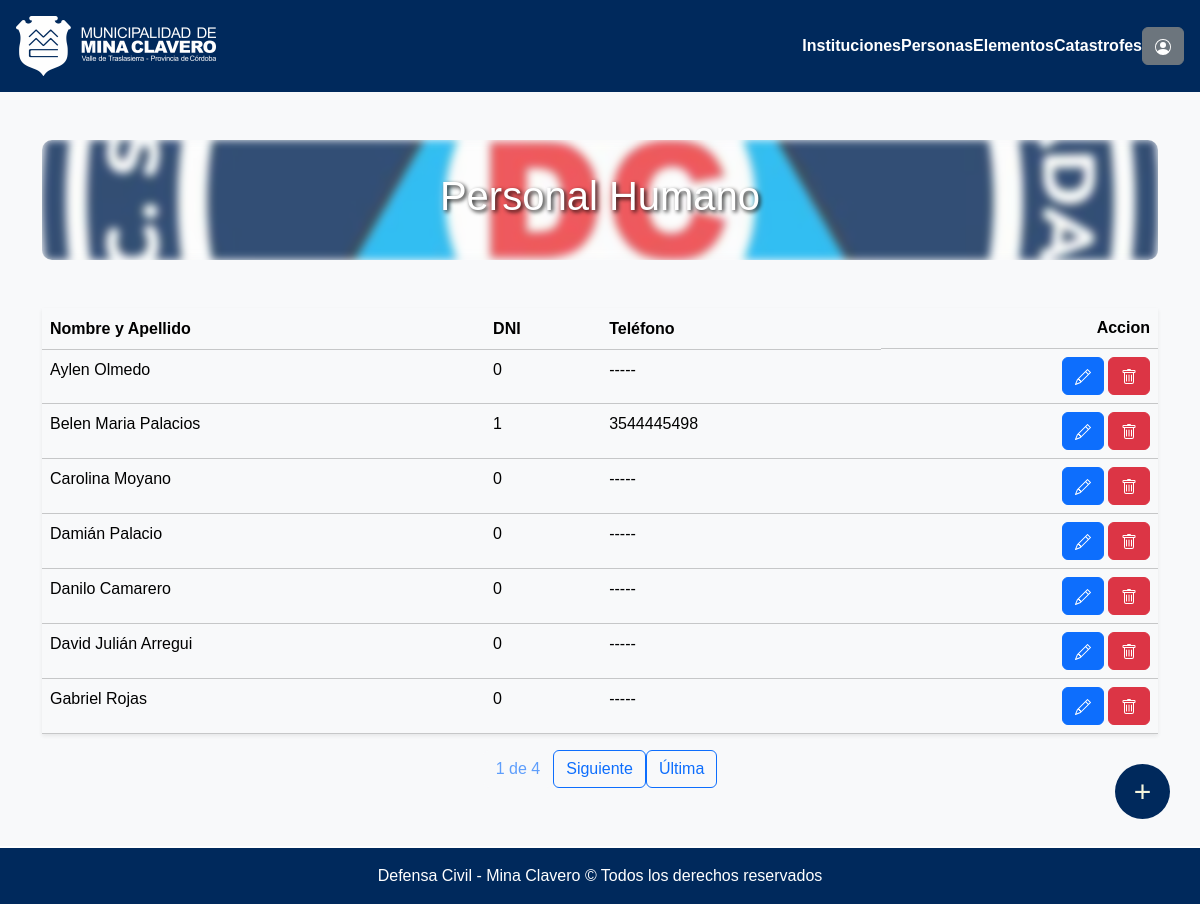
Before: /personas/ (signed in) with the older database file.
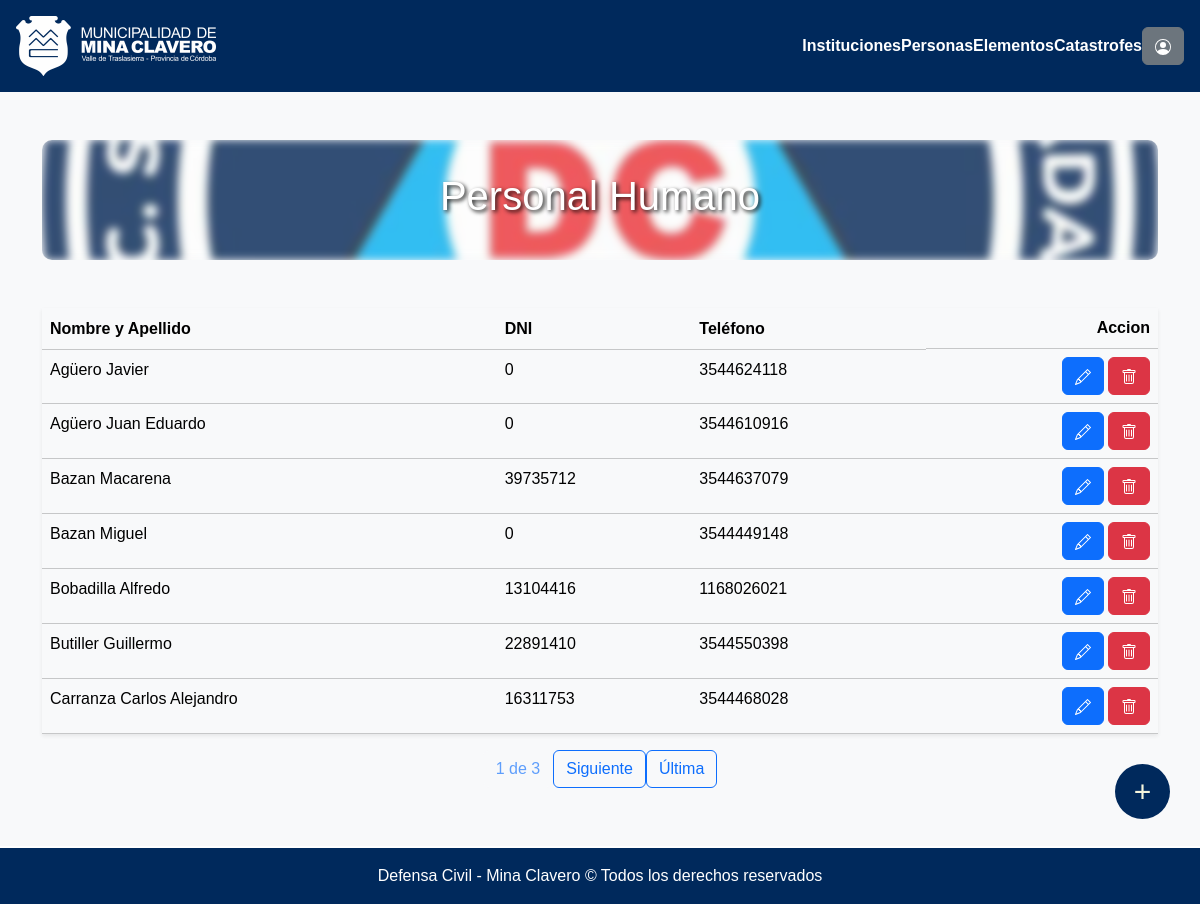
After: the same page with the newer database file.
### seguridadVial/models.py (models this page shows, shortened)
class Persona(models.Model):
    nombre_apellido = models.CharField(max_length=120)
    dni = models.IntegerField(default=0)
    telefono = models.CharField(max_length=30, default="",null=True, blank=True)
    id_institucion = models.ManyToManyField('Institucion', through="InstitucionCargoPersona")

### seguridadVial/views.py (the view)
# urls.py: path("personas/", login_required(permission_required('seguridadVial.view_persona')(views.listaPersona.as_view())), name="listaPersonas"),
class listaPersona(ListView):
    model = Persona
    template_name = os.path.join("defensaCivil", "listas", "listaPersonas.html")
    context_object_name = 'personas'
    paginate_by = 7
    def get_queryset(self):
        return Persona.objects.all().order_by('nombre_apellido')

### municipalidad/templates/defensaCivil/listas/listaPersonas.html (shortened to what this page needs)
{% extends "defensaCivil/base.html" %}
{% load static %}
{% block contenido %}
<div class="container mt-5">
  <div class="cont mb-5">
    <h1 class="titulo">Personal Humano</h1>
  </div>
    <table class="table table-light shadow-sm  mt-2">
        <thead class="bg-light">
          <tr>
            <th scope="col">Nombre y Apellido</th>
            <th scope="col" class="d-none d-md-table-cell">DNI</th>
            <th scope="col" class="d-none d-md-table-cell">Teléfono</th>
            <th scope="col" class="d-flex justify-content-end">Accion</th>
          </tr>
        </thead>
        <tbody>
          {% for persona in personas %}
            {% if persona.nombre != "seleccionar persona" %}
              <tr>
                <td style="cursor: pointer;" onclick="window.location.href='{% url 'modificarPersona' persona.id %}'">{{ persona.nombre_apellido | title}}</td>
                <td style="cursor: pointer;" class="d-none d-md-table-cell" onclick="window.location.href='{% url 'modificarPersona' persona.id %}'">{{ persona.dni | default_if_none:"-----" }}</td>
                <td style="cursor: pointer;" class="d-none d-md-table-cell" onclick="window.location.href='{% url 'modificarPersona' persona.id %}'">{{ persona.telefono | default_if_none:"-----" }}</td>
                <td>
                  <div class="d-flex justify-content-end align-items-center">
                    <a class="btn btn-primary" href="{% url 'modificarPersona' persona.id %}">
                    </a>
                    <a class="btn btn-danger ms-1" href="{% url 'borrarPersona' persona.id %}">
                    </a>
                  </div>
                </td>
              </tr>
            {% endif %}
          {% endfor %}
        </tbody>
    </table>
    <div class="pagination justify-content-center">
        <span class="current-page btn btn-outline-light disabled text-primary mb-3">
            {{ page_obj.number }} de {{ page_obj.paginator.num_pages }}
        </span>
        {% if page_obj.has_next %}
            <a class="btn btn-outline-primary mb-3" href="?page={{ page_obj.next_page_number }}">
                Siguiente
            </a>
            <a class="btn btn-outline-primary mb-3" href="?page={{ page_obj.paginator.num_pages }}">
                Última
            </a>
        {% endif %}
    </div>
    <a href={% url "nuevaPersona" %} class="customButton">+</a>
</div>
{% endblock %}

### municipalidad/templates/defensaCivil/base.html (shortened to what this page needs)
{% load static %}
<!DOCTYPE html>
<html lang="es">
<head>
    {% load bootstrap5 %}
    {% bootstrap_css %}
    <link rel="stylesheet" href="{% static 'estilos.css' %}">
</head>
<body>
    <header class="container-fluid d-none p-3 d-lg-flex justify-content-between">
        <div class="img">
            <a href="{% url 'paginaPrincipal'%}"><img src={% static "imagenes/logo.png" %} alt=""  srcset=""></a>
        </div>
        <div class="d-flex justify-content-end align-items-center">
            <a href="{% url "listaInstituciones" %}" class="nav-link text-white">Instituciones</a>
            <a href="{% url "listaPersonas" %}" class="nav-link text-white">Personas</a>
            <a href="{% url "listaElementos" %}" class="nav-link text-white">Elementos</a>
            <a href="{% url "Lista-Desastre" %}" class="nav-link text-white">Catastrofes</a>
            {% if user.is_authenticated %}
                <div class="dropdown">
                    <button class="btn btn-secondary" type="button" data-bs-toggle="dropdown" aria-expanded="false">
                    </button>
                </div>
            {% endif %}
        </div>
    </header>
    {% block contenido %}
    {% endblock %}
    <footer class="text-center fixed-bottom p-3">
        Defensa Civil - Mina Clavero  &copy; Todos los derechos reservados
    </footer>
</body>
</html>

### municipalidad/static/estilos.css (style rules this page uses)
.cont { position: relative; height: 120px; border-radius: 10px; overflow: hidden; color: white; display: flex; align-items: center; justify-content: center; margin-top: 5px; }
.cont::before { content: ""; position: absolute; top: 0; left: 0; width: 100%; height: 100%; background-image: url("../../../static/imagenes/defensacivil.jpg"); background-size: cover; background-position: center; filter: blur(4px); z-index: -1; opacity: 0.8; }
.titulo { text-shadow: 2px 2px 4px rgba(0, 0, 0, 0.877); }
.customButton { display: flex; position: fixed; width: 55px; height: 55px; bottom: 60px; right: 30px; border-radius: 50px; text-align: center; font-size: 30px; z-index: 100; align-items: center; justify-content: center; text-align: center; background-color: #C1121F; color:beige; text-decoration: none; transition: 0.3s; }

### municipalidad/templates/defensaCivil/listas/listaPersonas.html (style rules this page uses)
.cont { position: relative; height: 120px; border-radius: 10px; overflow: hidden; color: white; display: flex; align-items: center; justify-content: center; }
.cont::before { content: ""; position: absolute; top: 0; left: 0; width: 100%; height: 100%; background-image: url("../../../static/imagenes/defensacivil.jpg"); background-size: cover; background-position: center; filter: blur(4px); z-index: -1; opacity: 0.8; }
.titulo { text-shadow: 2px 2px 4px rgba(0, 0, 0, 0.877); }

### municipalidad/templates/defensaCivil/base.html (style rules this page uses)
body { font-family: 'Arial', sans-serif; background-color: #f8f9fa; color: #333; margin: 0; padding-bottom: 100px; }
header { background-color: hsl(213, 100%, 18%); padding: 15px; }
header .nav-link { color: white; font-weight: bold; transition: color 0.3s ease-in-out; }
footer { background-color: hsl(213, 100%, 18%); color: white; text-align: center; padding: 15px; border-top: 2px solid white; font-size: 1rem; }
.customButton { display: flex; position: fixed; width: 55px; height: 55px; bottom: 60px; right: 30px; border-radius: 50px; text-align: center; font-size: 30px; z-index: 100; align-items: center; justify-content: center; text-align: center; background-color: hsl(213, 100%, 18%); color:beige; text-decoration: none; transition: 0.3s; margin-bottom: 25px; }

Changed rows visible on the page:
removed Persona: nombre_apellido "Aylen Olmedo", dni "0", telefono "-----"
removed Persona: nombre_apellido "Belen Maria Palacios", dni "1", telefono "3544445498"
removed Persona: nombre_apellido "Carolina Moyano", dni "0", telefono "-----"
removed Persona: nombre_apellido "Damián Palacio", dni "0", telefono "-----"
removed Persona: nombre_apellido "Danilo Camarero", dni "0", telefono "-----"
removed Persona: nombre_apellido "David Julián Arregui", dni "0", telefono "-----"
removed Persona: nombre_apellido "Gabriel Rojas", dni "0", telefono "-----"
added Persona: nombre_apellido "Agüero Javier", dni "0", telefono "3544624118"
added Persona: nombre_apellido "Agüero Juan Eduardo", dni "0", telefono "3544610916"
added Persona: nombre_apellido "Bazan Macarena", dni "39735712", telefono "3544637079"
added Persona: nombre_apellido "Bazan Miguel", dni "0", telefono "3544449148"
added Persona: nombre_apellido "Bobadilla Alfredo", dni "13104416", telefono "1168026021"
added Persona: nombre_apellido "Butiller Guillermo", dni "22891410", telefono "3544550398"
added Persona: nombre_apellido "Carranza Carlos Alejandro", dni "16311753", telefono "3544468028"
Other visible differences:
{{ page_obj.paginator.num_pages }}: "4" → "3"
